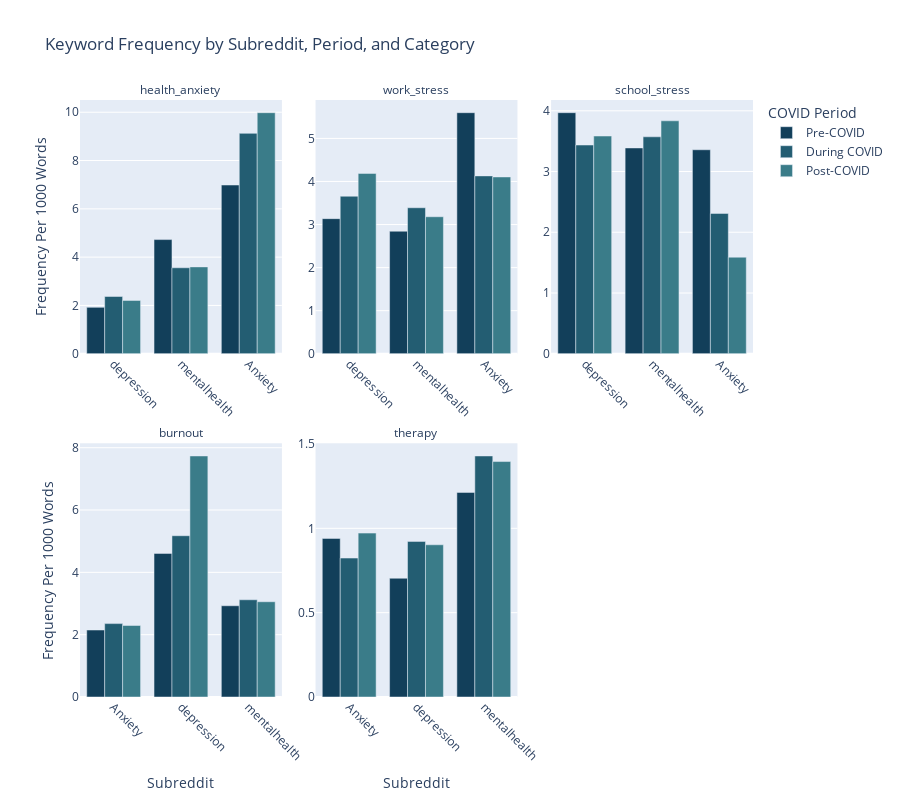

Notebook code cell kept with this figure:
### Code cell
subreddit_order = sorted(keyword_freq_df['subreddit'].unique())
covid_period_order = ["Pre-COVID", "During COVID", "Post-COVID"]

fig = px.bar(
    keyword_freq_df,
    x='subreddit',
    y='frequency_per_1000',
    color='covid_period',
    facet_col='category',
    facet_col_wrap=3,
    barmode='group',
    
    category_orders={
        'subreddit': subreddit_order,
        'covid_period': covid_period_order
    },
    
    title='Keyword Frequency by Subreddit, Period, and Category',
    labels={
        'subreddit': "Subreddit",
        "frequency_per_1000": "Frequency Per 1000 Words",
        'covid_period': "COVID Period"
    },
    
    color_discrete_sequence=px.colors.sequential.Darkmint_r,
    height=800,
    
    facet_row_spacing=0.15,
    facet_col_spacing=0.05
)

fig.update_xaxes(tickangle=45, matches=None, showticklabels=True)
fig.update_yaxes(matches=None, showticklabels=True)
fig.for_each_annotation(lambda a: a.update(text=a.text.split("=")[-1]))
fig.update_layout(margin=dict(b=100))

fig.show()

### Figure 1 — Plotly figure (JSON) as saved in the notebook; plotly's stock layout.template omitted (floating-point values rounded to 4 significant figures)
{"data": [{"alignmentgroup": "True", "hovertemplate": "COVID Period=Pre-COVID<br>category=health_anxiety<br>Subreddit=%{x}<br>Frequency Per 1000 Words=%{y}<extra></extra>", "legendgroup": "Pre-COVID", "marker": {"color": "rgb(18, 63, 90)", "pattern": {"shape": ""}}, "name": "Pre-COVID", "offsetgroup": "Pre-COVID", "orientation": "v", "showlegend": true, "textposition": "auto", "type": "bar", "x": ["depression", "mentalhealth", "Anxiety"], "xaxis": "x4", "y": [1.92, 4.727, 6.985], "yaxis": "y4"}, {"alignmentgroup": "True", "hovertemplate": "COVID Period=Pre-COVID<br>category=work_stress<br>Subreddit=%{x}<br>Frequency Per 1000 Words=%{y}<extra></extra>", "legendgroup": "Pre-COVID", "marker": {"color": "rgb(18, 63, 90)", "pattern": {"shape": ""}}, "name": "Pre-COVID", "offsetgroup": "Pre-COVID", "orientation": "v", "showlegend": false, "textposition": "auto", "type": "bar", "x": ["depression", "mentalhealth", "Anxiety"], "xaxis": "x5", "y": [3.137, 2.844, 5.597], "yaxis": "y5"}, {"alignmentgroup": "True", "hovertemplate": "COVID Period=Pre-COVID<br>category=school_stress<br>Subreddit=%{x}<br>Frequency Per 1000 Words=%{y}<extra></extra>", "legendgroup": "Pre-COVID", "marker": {"color": "rgb(18, 63, 90)", "pattern": {"shape": ""}}, "name": "Pre-COVID", "offsetgroup": "Pre-COVID", "orientation": "v", "showlegend": false, "textposition": "auto", "type": "bar", "x": ["depression", "mentalhealth", "Anxiety"], "xaxis": "x6", "y": [3.969, 3.388, 3.358], "yaxis": "y6"}, {"alignmentgroup": "True", "hovertemplate": "COVID Period=Pre-COVID<br>category=burnout<br>Subreddit=%{x}<br>Frequency Per 1000 Words=%{y}<extra></extra>", "legendgroup": "Pre-COVID", "marker": {"color": "rgb(18, 63, 90)", "pattern": {"shape": ""}}, "name": "Pre-COVID", "offsetgroup": "Pre-COVID", "orientation": "v", "showlegend": false, "textposition": "auto", "type": "bar", "x": ["depression", "mentalhealth", "Anxiety"], "xaxis": "x", "y": [4.609, 2.928, 2.149], "yaxis": "y"}, {"alignmentgroup": "True", "hovertemplate": "COVID Period=Pre-COVID<br>category=therapy<br>Subreddit=%{x}<br>Frequency Per 1000 Words=%{y}<extra></extra>", "legendgroup": "Pre-COVID", "marker": {"color": "rgb(18, 63, 90)", "pattern": {"shape": ""}}, "name": "Pre-COVID", "offsetgroup": "Pre-COVID", "orientation": "v", "showlegend": false, "textposition": "auto", "type": "bar", "x": ["depression", "mentalhealth", "Anxiety"], "xaxis": "x2", "y": [0.7041, 1.213, 0.9404], "yaxis": "y2"}, {"alignmentgroup": "True", "hovertemplate": "COVID Period=During COVID<br>category=health_anxiety<br>Subreddit=%{x}<br>Frequency Per 1000 Words=%{y}<extra></extra>", "legendgroup": "During COVID", "marker": {"color": "rgb(35, 93, 114)", "pattern": {"shape": ""}}, "name": "During COVID", "offsetgroup": "During COVID", "orientation": "v", "showlegend": true, "textposition": "auto", "type": "bar", "x": ["depression", "mentalhealth", "Anxiety"], "xaxis": "x4", "y": [2.371, 3.559, 9.126], "yaxis": "y4"}, {"alignmentgroup": "True", "hovertemplate": "COVID Period=During COVID<br>category=work_stress<br>Subreddit=%{x}<br>Frequency Per 1000 Words=%{y}<extra></extra>", "legendgroup": "During COVID", "marker": {"color": "rgb(35, 93, 114)", "pattern": {"shape": ""}}, "name": "During COVID", "offsetgroup": "During COVID", "orientation": "v", "showlegend": false, "textposition": "auto", "type": "bar", "x": ["depression", "mentalhealth", "Anxiety"], "xaxis": "x5", "y": [3.657, 3.39, 4.13], "yaxis": "y5"}, {"alignmentgroup": "True", "hovertemplate": "COVID Period=During COVID<br>category=school_stress<br>Subreddit=%{x}<br>Frequency Per 1000 Words=%{y}<extra></extra>", "legendgroup": "During COVID", "marker": {"color": "rgb(35, 93, 114)", "pattern": {"shape": ""}}, "name": "During COVID", "offsetgroup": "During COVID", "orientation": "v", "showlegend": false, "textposition": "auto", "type": "bar", "x": ["depression", "mentalhealth", "Anxiety"], "xaxis": "x6", "y": [3.436, 3.572, 2.31], "yaxis": "y6"}, {"alignmentgroup": "True", "hovertemplate": "COVID Period=During COVID<br>category=burnout<br>Subreddit=%{x}<br>Frequency Per 1000 Words=%{y}<extra></extra>", "legendgroup": "During COVID", "marker": {"color": "rgb(35, 93, 114)", "pattern": {"shape": ""}}, "name": "During COVID", "offsetgroup": "During COVID", "orientation": "v", "showlegend": false, "textposition": "auto", "type": "bar", "x": ["depression", "mentalhealth", "Anxiety"], "xaxis": "x", "y": [5.175, 3.12, 2.355], "yaxis": "y"}, {"alignmentgroup": "True", "hovertemplate": "COVID Period=During COVID<br>category=therapy<br>Subreddit=%{x}<br>Frequency Per 1000 Words=%{y}<extra></extra>", "legendgroup": "During COVID", "marker": {"color": "rgb(35, 93, 114)", "pattern": {"shape": ""}}, "name": "During COVID", "offsetgroup": "During COVID", "orientation": "v", "showlegend": false, "textposition": "auto", "type": "bar", "x": ["depression", "mentalhealth", "Anxiety"], "xaxis": "x2", "y": [0.9227, 1.429, 0.8237], "yaxis": "y2"}, {"alignmentgroup": "True", "hovertemplate": "COVID Period=Post-COVID<br>category=health_anxiety<br>Subreddit=%{x}<br>Frequency Per 1000 Words=%{y}<extra></extra>", "legendgroup": "Post-COVID", "marker": {"color": "rgb(58, 124, 137)", "pattern": {"shape": ""}}, "name": "Post-COVID", "offsetgroup": "Post-COVID", "orientation": "v", "showlegend": true, "textposition": "auto", "type": "bar", "x": ["depression", "mentalhealth", "Anxiety"], "xaxis": "x4", "y": [2.207, 3.596, 9.981], "yaxis": "y4"}, {"alignmentgroup": "True", "hovertemplate": "COVID Period=Post-COVID<br>category=work_stress<br>Subreddit=%{x}<br>Frequency Per 1000 Words=%{y}<extra></extra>", "legendgroup": "Post-COVID", "marker": {"color": "rgb(58, 124, 137)", "pattern": {"shape": ""}}, "name": "Post-COVID", "offsetgroup": "Post-COVID", "orientation": "v", "showlegend": false, "textposition": "auto", "type": "bar", "x": ["depression", "mentalhealth", "Anxiety"], "xaxis": "x5", "y": [4.187, 3.181, 4.105], "yaxis": "y5"}, {"alignmentgroup": "True", "hovertemplate": "COVID Period=Post-COVID<br>category=school_stress<br>Subreddit=%{x}<br>Frequency Per 1000 Words=%{y}<extra></extra>", "legendgroup": "Post-COVID", "marker": {"color": "rgb(58, 124, 137)", "pattern": {"shape": ""}}, "name": "Post-COVID", "offsetgroup": "Post-COVID", "orientation": "v", "showlegend": false, "textposition": "auto", "type": "bar", "x": ["depression", "mentalhealth", "Anxiety"], "xaxis": "x6", "y": [3.584, 3.835, 1.589], "yaxis": "y6"}, {"alignmentgroup": "True", "hovertemplate": "COVID Period=Post-COVID<br>category=burnout<br>Subreddit=%{x}<br>Frequency Per 1000 Words=%{y}<extra></extra>", "legendgroup": "Post-COVID", "marker": {"color": "rgb(58, 124, 137)", "pattern": {"shape": ""}}, "name": "Post-COVID", "offsetgroup": "Post-COVID", "orientation": "v", "showlegend": false, "textposition": "auto", "type": "bar", "x": ["depression", "mentalhealth", "Anxiety"], "xaxis": "x", "y": [7.735, 3.057, 2.295], "yaxis": "y"}, {"alignmentgroup": "True", "hovertemplate": "COVID Period=Post-COVID<br>category=therapy<br>Subreddit=%{x}<br>Frequency Per 1000 Words=%{y}<extra></extra>", "legendgroup": "Post-COVID", "marker": {"color": "rgb(58, 124, 137)", "pattern": {"shape": ""}}, "name": "Post-COVID", "offsetgroup": "Post-COVID", "orientation": "v", "showlegend": false, "textposition": "auto", "type": "bar", "x": ["depression", "mentalhealth", "Anxiety"], "xaxis": "x2", "y": [0.9025, 1.396, 0.9718], "yaxis": "y2"}], "layout": {"annotations": [{"font": {}, "showarrow": false, "text": "burnout", "x": 0.15, "xanchor": "center", "xref": "paper", "y": 0.425, "yanchor": "bottom", "yref": "paper"}, {"font": {}, "showarrow": false, "text": "therapy", "x": 0.5, "xanchor": "center", "xref": "paper", "y": 0.425, "yanchor": "bottom", "yref": "paper"}, {"font": {}, "showarrow": false, "text": "health_anxiety", "x": 0.15, "xanchor": "center", "xref": "paper", "y": 1, "yanchor": "bottom", "yref": "paper"}, {"font": {}, "showarrow": false, "text": "work_stress", "x": 0.5, "xanchor": "center", "xref": "paper", "y": 1, "yanchor": "bottom", "yref": "paper"}, {"font": {}, "showarrow": false, "text": "school_stress", "x": 0.85, "xanchor": "center", "xref": "paper", "y": 1, "yanchor": "bottom", "yref": "paper"}], "barmode": "group", "height": 800, "legend": {"title": {"text": "COVID Period"}, "tracegroupgap": 0}, "margin": {"b": 100}, "title": {"text": "Keyword Frequency by Subreddit, Period, and Category"}, "xaxis": {"anchor": "y", "categoryarray": ["Anxiety", "depression", "mentalhealth"], "categoryorder": "array", "domain": [0, 0.3], "showticklabels": true, "tickangle": 45, "title": {"text": "Subreddit"}}, "xaxis2": {"anchor": "y2", "categoryarray": ["Anxiety", "depression", "mentalhealth"], "categoryorder": "array", "domain": [0.35, 0.65], "showticklabels": true, "tickangle": 45, "title": {"text": "Subreddit"}}, "xaxis3": {"anchor": "y3", "categoryarray": ["Anxiety", "depression", "mentalhealth"], "categoryorder": "array", "domain": [0.7, 1], "showticklabels": true, "tickangle": 45, "title": {"text": "Subreddit"}}, "xaxis4": {"anchor": "y4", "domain": [0, 0.3], "showticklabels": true, "tickangle": 45}, "xaxis5": {"anchor": "y5", "domain": [0.35, 0.65], "showticklabels": true, "tickangle": 45}, "xaxis6": {"anchor": "y6", "domain": [0.7, 1], "showticklabels": true, "tickangle": 45}, "yaxis": {"anchor": "x", "domain": [0, 0.425], "showticklabels": true, "title": {"text": "Frequency Per 1000 Words"}}, "yaxis2": {"anchor": "x2", "domain": [0, 0.425], "showticklabels": true}, "yaxis3": {"anchor": "x3", "domain": [0, 0.425], "showticklabels": true}, "yaxis4": {"anchor": "x4", "domain": [0.575, 1], "showticklabels": true, "title": {"text": "Frequency Per 1000 Words"}}, "yaxis5": {"anchor": "x5", "domain": [0.575, 1], "showticklabels": true}, "yaxis6": {"anchor": "x6", "domain": [0.575, 1], "showticklabels": true}}}
